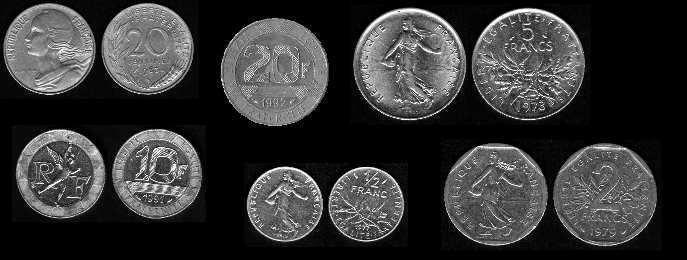
#> input picture img3.png, 687 x 260 px
$ python coinDetection.py
#> lines starting #> are read from the running program, lines starting #| are printed output that depends on the picture; after the words box and inside, x2 and y2 are one past the last pixel; in counts of white or black regions, pixels touching at a corner belong together
import cv2
import numpy as np
import matplotlib.pyplot as plt

'''read images'''
image = cv2.imread('img3.png')
#> image is the input picture: shape (260, 687, 3); min 0, max 255, mean 54.4
'''convert image to grayscale'''
gray = cv2.cvtColor(image, cv2.COLOR_BGR2GRAY)
plt.imshow(gray, cmap='gray');
'''use gaussian blur to reduce noise'''
blur = cv2.GaussianBlur(gray, (5,5), 0)
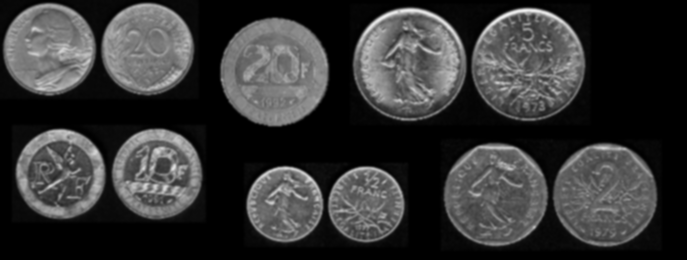
#> blur: shape (260, 687); min 0, max 241, mean 54.4
plt.imshow(blur, cmap='gray')
plt.title('1. Smoothed Grayscale Image')
plt.axis('off')
plt.show()
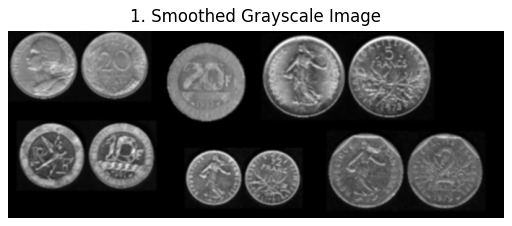
#> figure drawn by matplotlib, 1 panel

'''use canny edge detection'''
canny = cv2.Canny(blur, 30, 150)
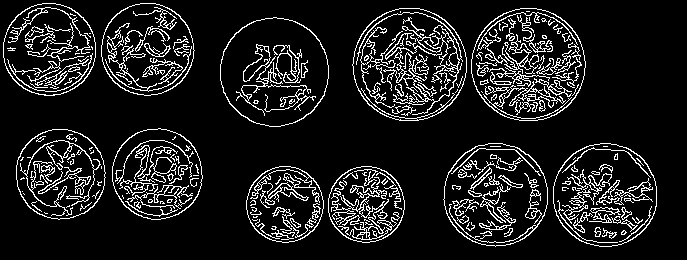
#> canny: shape (260, 687); 11.5% white in thin lines or dots, all inside (x1, y1, x2, y2) = (3, 3, 657, 247)
plt.imshow(canny, cmap='gray')
plt.title('2. Edge-Detected Image')
plt.axis('off')
plt.show()

'''dilate the canny image'''
dilated = cv2.dilate(canny, (1,1), iterations = 2)
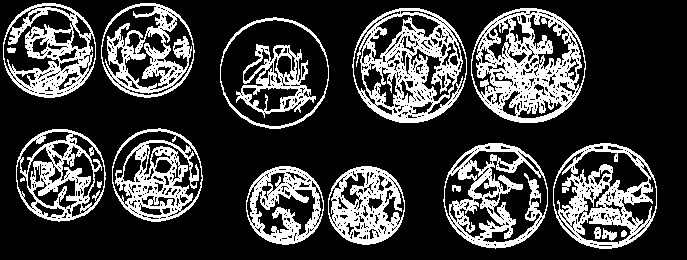
#> dilated: shape (260, 687); 24.8% white; 19 white regions (1 under 20 px)
plt.imshow(dilated, cmap='gray')
contours, _ = cv2.findContours(canny.copy(), cv2.RETR_EXTERNAL, cv2.CHAIN_APPROX_SIMPLE)
#> contours = 11 contours; largest, box (x1, y1, x2, y2) and area: (471, 8, 586, 121) 10080, (352, 8, 467, 121) 10061, (220, 17, 329, 127) 9250, (553, 143, 657, 247) 8421, (443, 143, 548, 247) 8382
contour_image = image.copy()
plt.imshow(cv2.cvtColor(contour_image, cv2.COLOR_BGR2RGB))
plt.title('3. Image with Contours')
plt.axis('off')
plt.show()

'''find contours for counting coins'''
(cnt, heirarchy) = cv2.findContours(dilated.copy(), cv2.RETR_EXTERNAL, cv2.CHAIN_APPROX_NONE)
#> cnt = 11 contours; largest, box (x1, y1, x2, y2) and area: (471, 8, 586, 123) 10308, (352, 8, 467, 123) 10289, (220, 17, 329, 129) 9466, (553, 143, 657, 249) 8627, (443, 143, 548, 249) 8590
rgb = cv2.cvtColor(image, cv2.COLOR_BGR2RGB)
cv2.drawContours(rgb, cnt, -1, (0,255,0), 2)
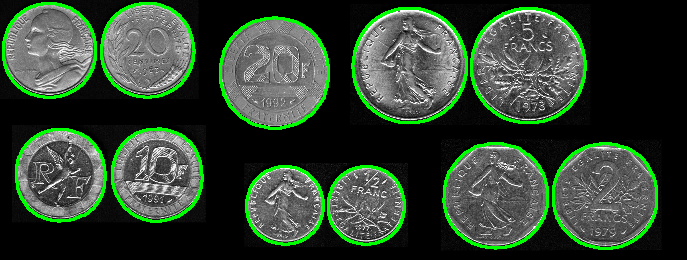
#> rgb: shape (260, 687, 3); 6.5% of pixels changed, all inside (x1, y1, x2, y2) = (2, 2, 658, 250)

plt.imshow(rgb)


print('Coins in the image: ', len(cnt))
#| Coins in the image:  11
plt.axis('off')
plt.show()

$ run again, with pano3.jpeg saved as img3.png
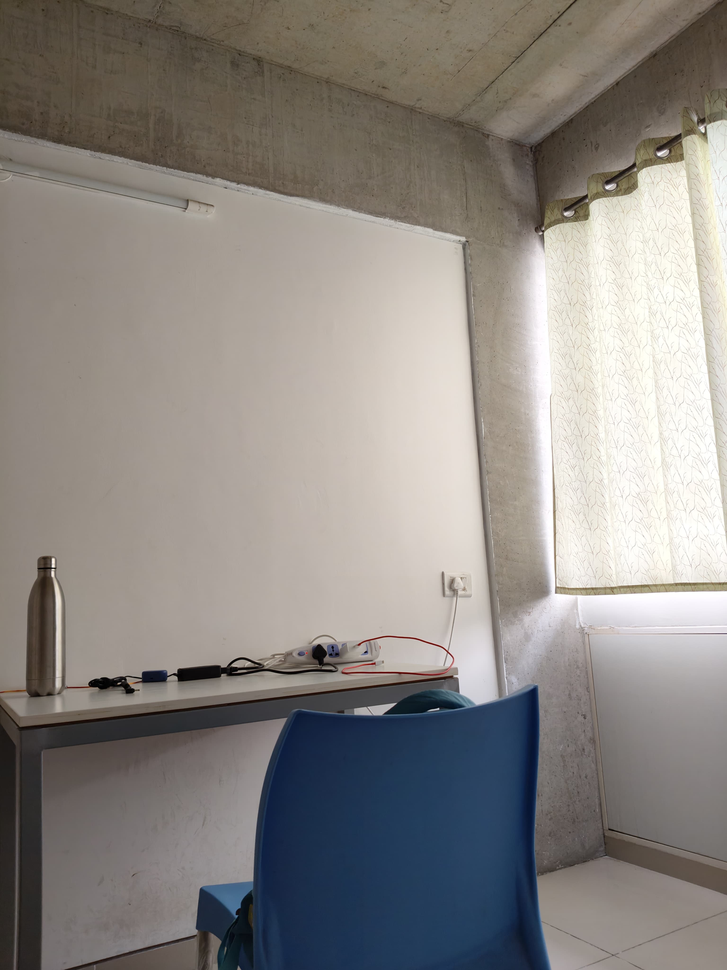
#> input picture pano3.jpeg, 727 x 970 px, shrunk from 3072 x 4096 before the run
#> image is the input picture: shape (970, 727, 3); mean B, G, R 130.9, 135.2, 139.7
#> `canny = cv2.Canny(blur, 30, 150)`:
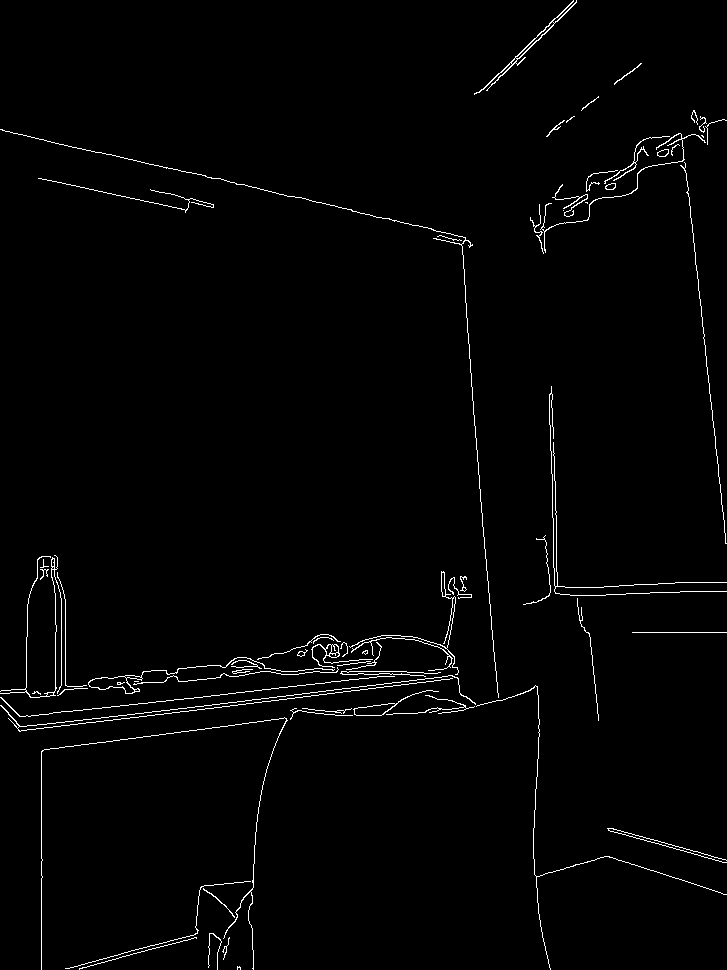
#> canny: shape (970, 727); 1.6% white in thin lines or dots
#> dilated: shape (970, 727); 3.5% white; 20 white regions (1 under 20 px)
#> contours = 66 contours, 49 with area under 20; largest, box (x1, y1, x2, y2) and area: (88, 657, 335, 694) 517, (353, 690, 439, 716) 334, (474, 0, 577, 95) 304, (311, 644, 373, 668) 168, (349, 571, 459, 675) 98
#> cnt = 20 contours, 2 with area under 20; largest, box (x1, y1, x2, y2) and area: (0, 129, 727, 970) 14567, (0, 555, 88, 700) 5071, (530, 116, 727, 546) 1850, (41, 717, 288, 970) 1564, (549, 386, 727, 723) 786
#> `cv2.drawContours(rgb, cnt, -1, (0,255,0), 2)`:
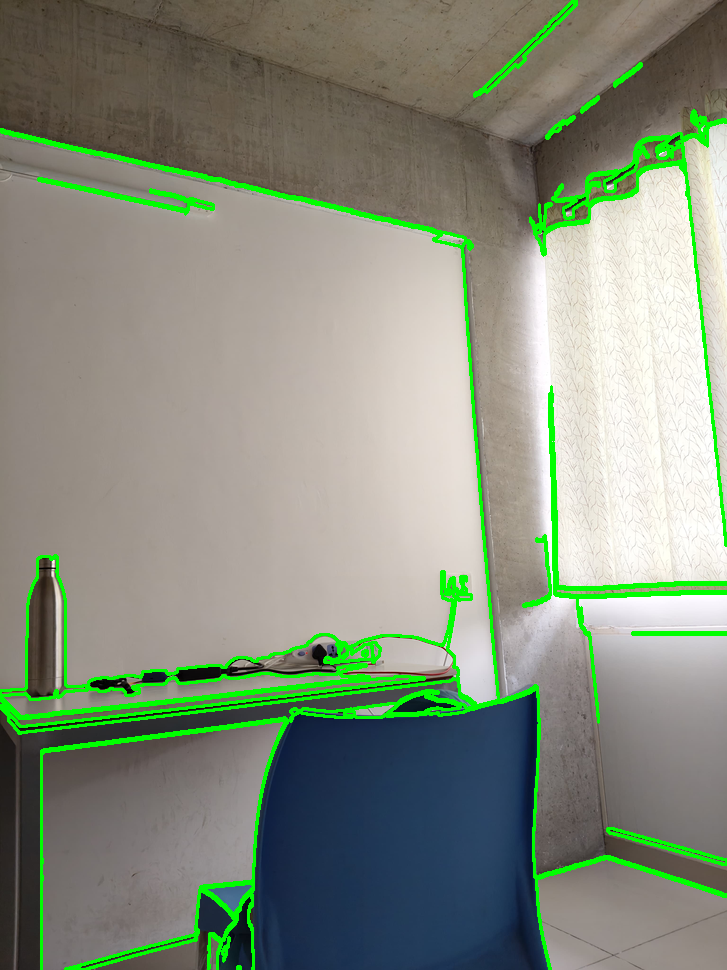
#> rgb: shape (970, 727, 3); mean R, G, B 133, 142.4, 124.7
#| Coins in the image:  20
